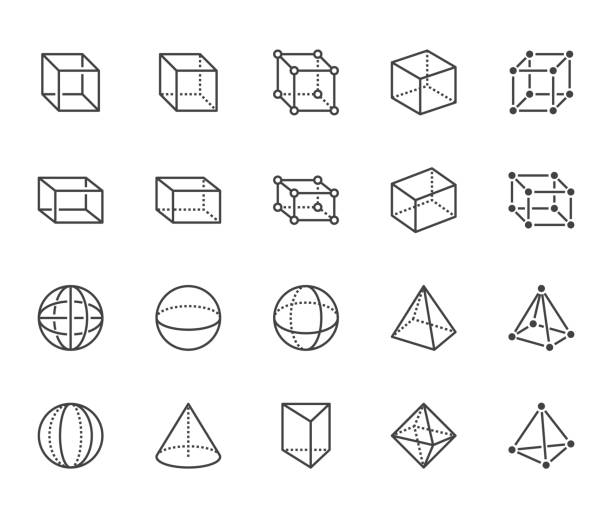
#> input picture Assignments/Assign 1/Assignment 1/Question 1/10.jpg, 612 x 518 px; its folder holds 4 pictures in this run; the run also reads 1 picture not shown here
$ jupyter execute --allow-errors 'qu1 code.ipynb'   (older library calls are emulated)
#> lines starting #> are read from the running program, lines starting #| are printed output that depends on the picture; long printed decimals are rounded
#### Step 1 : Import libraries

[cell 1]
import os
import cv2
import numpy as np
from matplotlib import pyplot as plt
from skimage.io import imread
from scipy.ndimage import gaussian_filter
from scipy import signal as sig

Note:
1. Value of k lies in range(0.04, 0.06)
2. When |R| is small, which happens when λ1 and λ2 are small, the region is flat.
3. When R<0, which happens when λ1>>λ2 or vice versa, the region is edge.
4. When R is large, which happens when λ1 and λ2 are large and λ1~λ2, the region is a corner.

#### Step 2 : Harris Corner Detection

[cell 2]
def convolve2D(image, kernel):
    height, width = image.shape
    k_height, k_width = kernel.shape
    pad_height, pad_width = k_height // 2, k_width // 2

    # Pad the image
    padded_image = np.pad(image, ((pad_height, pad_height), (pad_width, pad_width)), mode='constant')

    # Convolution operation
    output = np.zeros_like(image)
    for i in range(height):
        for j in range(width):
            output[i, j] = np.sum(padded_image[i:i + k_height, j:j + k_width] * kernel)

    return output

[cell 3]
def harris_corner_detector(image, window_size=3, k=0.04):
    # Convert image to grayscale
    if len(image.shape) < 3:
        imggray = image
    else:
        imggray = cv2.cvtColor(image, cv2.COLOR_BGR2GRAY).astype(np.float32)

    # Compute derivatives using Sobel operator
    kernel_x = np.array([[-1, 0, 1],[-2, 0, 2],[-1, 0, 1]])
    Ix = sig.convolve2d(imggray, kernel_x, mode='same')
    kernel_y = np.array([[1, 2, 1], [0, 0, 0], [-1, -2, -1]])
    Iy = sig.convolve2d(imggray, kernel_y, mode='same')

    ## Using in-built function
    #Ix = cv2.Sobel(imggray, cv2.CV_64F, 1, 0, ksize=3)
    #Iy = cv2.Sobel(imggray, cv2.CV_64F, 0, 1, ksize=3)

    # Compute elements of the Harris matrix M
    Ix2 = Ix ** 2
    Iy2 = Iy ** 2
    Ixy = Ix * Iy

    # Compute sums of the elements in the window
    Sxx = gaussian_filter(Ix2, window_size)
    Syy = gaussian_filter(Iy2, window_size)
    Sxy = gaussian_filter(Ixy, window_size)

    # Compute the determinant and trace of M for each pixel
    det_M = (Sxx * Syy) - (Sxy ** 2)
    trace_M = Sxx + Syy

    # Compute corner response R
    R = det_M - k * (trace_M ** 2)
    print(type(R))
    print(np.max(R), np.min(R), np.mean(R), np.median(R))
    print(R)

    # Threshold Corner Response: Apply thresholding to find corners
    #corners = np.zeros_like(R)
    #corners[R > threshold] = 255

    return R

#### Step 3 : Plot the corners

[cell 4]
def harris_corners(image, threshold, **kwargs):
    img_copy_for_corners = np.copy(image)
    corner_response = harris_corner_detector(image, **kwargs)

    for rowindex, response in enumerate(corner_response):
        for colindex, r in enumerate(response):
            if r > threshold:
                # this is a corner, assign red color
                #img_copy_for_corners[rowindex, colindex] = [255,0,0]  # Red color in grayscale
                img_copy_for_corners[rowindex, colindex] = 255

    return img_copy_for_corners

[cell 5]
def compare_results(image, threshold, block_size, ksize, **kwargs):
    # Apply Harris Corner detection
    custom_corners = harris_corners(image, threshold, **kwargs)
    plt.subplot(1, 2, 1)
    plt.imshow(custom_corners, cmap='bwr_r')
    plt.title('Custom Harris Corner Detection', fontsize=11)

    # Using OpenCV's corner detection
    ## Convert the input image to grayscale
    if len(image.shape) < 3:
        gray_image = image
    else:
        gray_image = cv2.cvtColor(image, cv2.COLOR_BGR2GRAY).astype(np.float32)

    cv_corners = cv2.cornerHarris(gray_image, blockSize=block_size, ksize=ksize, k=0.04)
    plt.subplot(1, 2, 2)
    plt.imshow(cv_corners, cmap='bwr_r')
    plt.title('OpenCV Harris Corner Detection', fontsize=11)

    plt.show()

#### Step 4 : Comparison

##### Img 1

[cell 6]
dir = 'Assignment 1/Question 1/'

[cell 7]
# Read the image
image = imread(dir+'1.gif')

img_copy_for_corners = np.copy(image)
img_copy_for_edges = np.copy(image)

#> (the rest of this cell did not finish here and is left out)

#> (a cell that did not finish here is left out)

##### Img 10

[cell 9]
# Read the image
image = imread(dir+'10.jpg')
#> image is the input picture: shape (518, 612); min 34, max 255, mean 244.6
compare_results(image, 0, block_size=10, ksize=3)
#> call 3 of harris_corner_detector, with window_size = 3, k = 0.04
#> in harris_corner_detector (call 3), `trace_M = Sxx + Syy`:
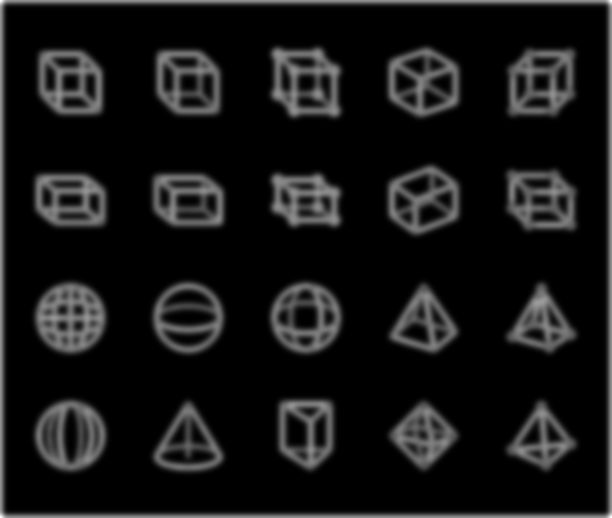
#> trace_M: shape (518, 612) int64; min 0, max 477508, mean 42028.4; drawn with min black and max white
#| <class 'numpy.ndarray'>
#| 46346982432.44 -2899542486.76 358047063.192 0.0
#> (printed output is left out)

##### Img 11

[cell 10]
# Read the image
image = imread(dir+'11.jpg')
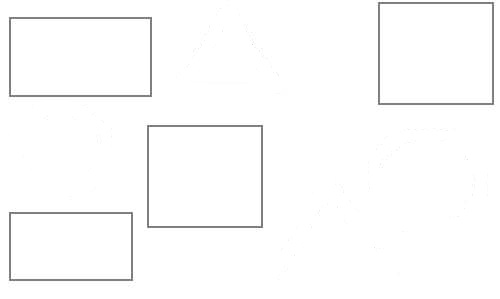
#> input picture Assignments/Assign 1/Assignment 1/Question 1/11.jpg, 500 x 299 px
#> image is the input picture: shape (299, 500, 3); min 84, max 255, mean 252
compare_results(image, 1000000, window_size=2, block_size=10, ksize=5)
#> call 4 of harris_corner_detector, with window_size = 2, k = 0.04
#> in harris_corner_detector (call 4), `R = det_M - k * (trace_M ** 2)`:
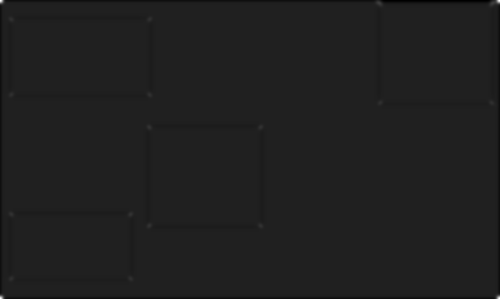
#> R: shape (299, 500) float64; min -1.19e+10, max 8.31e+10, mean -152325032.1; drawn with min black and max white
#| <class 'numpy.ndarray'>
#| 83072001951.920 -11930036968.379 -152325032.092 0.0
#> (printed output is left out)

##### Img 2

[cell 11]
# Read the image
image = imread(dir+'2.jpeg')
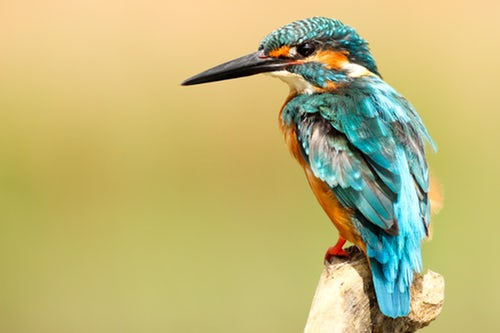
#> input picture Assignments/Assign 1/Assignment 1/Question 1/2.jpeg, 500 x 333 px
#> image is the input picture: shape (333, 500, 3); mean R, G, B 191.9, 182.1, 118.4
compare_results(image, 400000000, window_size=2, block_size=10, ksize=5)
#> call 4 of compare_results, with threshold = 400000000, block_size = 10, ksize = 5
#> in harris_corner_detector (call 5), `imggray = cv2.cvtColor(image, cv2.COLOR_BGR2GRAY).astype(np.float32)`:
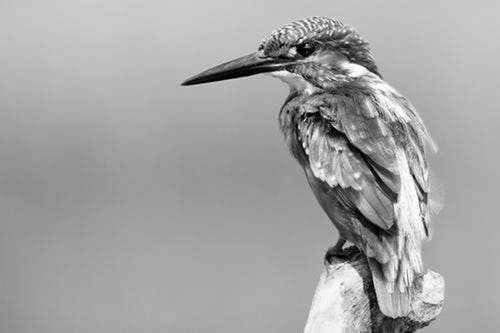
#> imggray: shape (333, 500) float32; min 0, max 255, mean 164.2
#> in harris_corner_detector (call 5), `Iy = sig.convolve2d(imggray, kernel_y, mode='same')`:
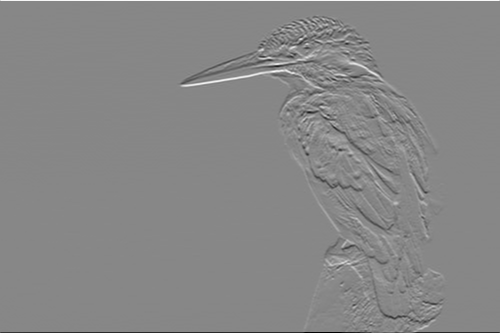
#> Iy: shape (333, 500) float64; min -964, max 853, mean -0.5; drawn with min black and max white
#> in harris_corner_detector (call 5), `Sxy = gaussian_filter(Ixy, window_size)`:
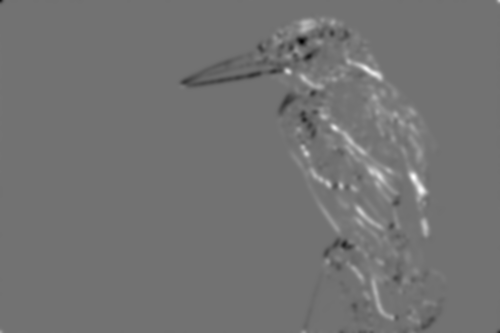
#> Sxy: shape (333, 500) float64; min -60805.7, max 74939.8, mean 655.9; drawn with min black and max white
#> in harris_corner_detector (call 5), `trace_M = Sxx + Syy`:
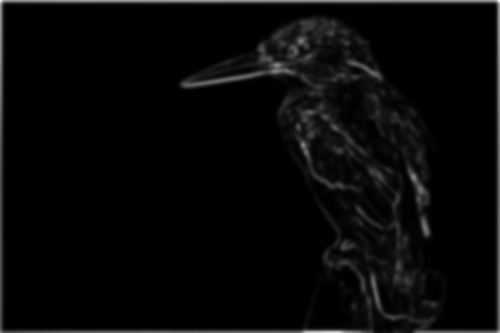
#> trace_M: shape (333, 500) float64; min 0.00251, max 401738.5, mean 12802.8; drawn with min black and max white
#> in harris_corner_detector (call 5), `R = det_M - k * (trace_M ** 2)`:
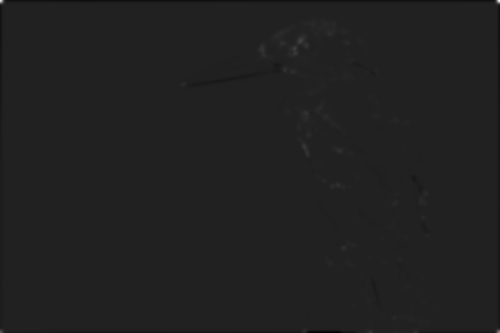
#> R: shape (333, 500) float64; min -4.66e+09, max 3.13e+10, mean -757179.6; drawn with min black and max white
#| <class 'numpy.ndarray'>
#| 31311541916.322 -4662941040.269 -757179.611 10.970
#> (printed output is left out)
#> in compare_results (call 4), `cv_corners = cv2.cornerHarris(gray_image, blockSize=block_size, ksize=..`:
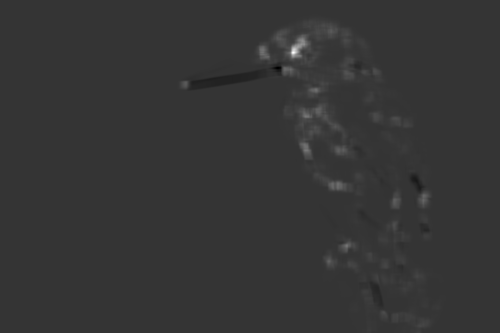
#> cv_corners: shape (333, 500) float32; min -404063072, max 1.56e+09, mean 8018261.5; drawn with min black and max white

##### Img 3

#> (a cell that did not finish here is left out)

##### Img 5

#> (a cell that did not finish here is left out)

##### Img 6

#> (a cell that did not finish here is left out)

##### Img 7

#> (a cell that did not finish here is left out)

##### Img 8

#> (a cell that did not finish here is left out)

##### Img 9

#> (a cell that did not finish here is left out)

[cell 18]
# Path to the folder containing images
folder_path = 'Assignment 1/Question 1'
#> folder_path = 'Assignment 1/Question 1'
#| Processing image: 1.gif

# Iterate through all files in the folder
#> (the rest of this cell did not finish here and is left out)
